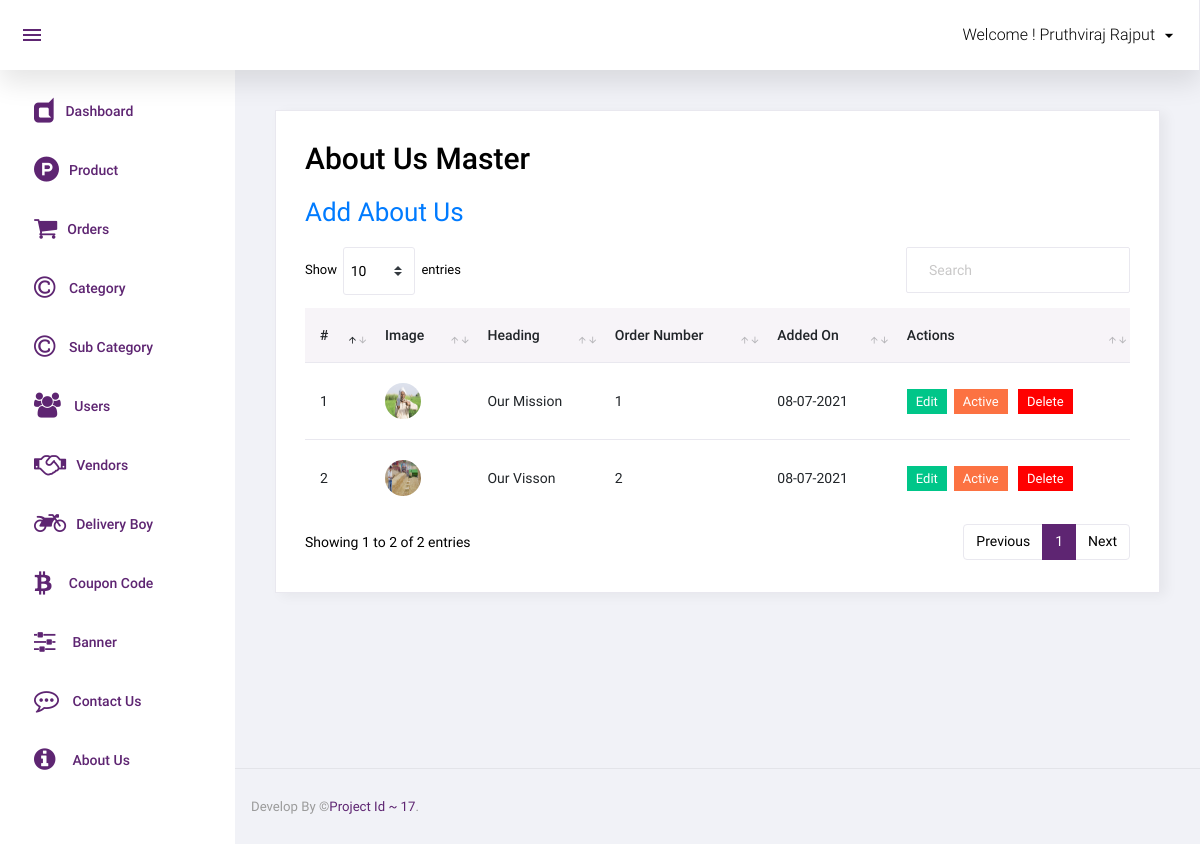
/admin/about_us.php (signed in), run on the app's committed database.
### tables this page shows
CREATE TABLE `about_us` (
  `id` int(11) NOT NULL,
  `image` varchar(255) NOT NULL,
  `heading` varchar(255) NOT NULL,
  `message` text NOT NULL,
  `order_number` int(11) NOT NULL,
  `added_on` timestamp NOT NULL DEFAULT current_timestamp() ON UPDATE current_timestamp(),
  `status` tinyint(4) NOT NULL
);

### admin/about_us.php (the view, shortened to what this page needs)
<?php
include('top.php');
$sql="select * from about_us order by order_number";
$res=mysqli_query($con,$sql);
?>
  <div class="card">
            <div class="card-body">
              <h1 class="grid_title">About Us Master</h1>
			  <a href="manage_about_us" class="add_link">Add About Us</a>
              <div class="row grid_box">
                <div class="col-12">
                  <div class="table-responsive">
                    <table id="order-listing" class="table">
                      <thead>
                        <tr>
                            <th>#</th>
                            <th>Image</th>
                            <th>Heading</th>
							<th>Order Number</th>
							<th>Added On</th>
							<th>Actions</th>
                        </tr>
                      </thead>
                      <tbody>
                        <?php if(mysqli_num_rows($res)>0){
						$i=1;
						while($row=mysqli_fetch_assoc($res)){
						?>
						<tr>
                            <td><?php echo $i?></td>
                            <td><img src="<?php echo SITE_ABOUT_IMAGE.$row['image']?>"/></td>
							<td><?php echo $row['heading']?></td>
							<td><?php echo $row['order_number']?></td>
							<td><?php $dateStr=strtotime($row['added_on']);
							echo date('d-m-Y',$dateStr);
							?></td>
							<td>
								<a href="manage_about_us?id=<?php echo $row['id']?>"><label class="badge badge-success hand_cursor">Edit</label></a>&nbsp;
								<?php
								if($row['status']==1){
								?>
								<a href="?id=<?php echo $row['id']?>&type=deactive"><label class="badge badge-danger hand_cursor">Active</label></a>
								<?php
								}else{
								?>
								<a href="?id=<?php echo $row['id']?>&type=active"><label class="badge badge-info hand_cursor">Deactive</label></a>
								<?php
								}
								?>
								<a href="?id=<?php echo $row['id']?>&type=delete"><label class="badge badge-danger delete_red hand_cursor">Delete</label></a>
							</td>
                        </tr>
                        <?php
						$i++;
						} } else { ?>
						<tr>
							<td colspan="5">No data found</td>
						</tr>
						<?php } ?>
                      </tbody>
                    </table>
                  </div>
				</div>
              </div>
            </div>
          </div>
<?php include('footer.php');?>

### data on the page
about_us: image (picture), heading "Our Mission", order_number "1", added_on "08-07-2021"
about_us: image (picture), heading "Our Visson", order_number "2", added_on "08-07-2021"

### other printed values
$_SESSION['ADMIN_NAME'] "Pruthviraj Rajput"
